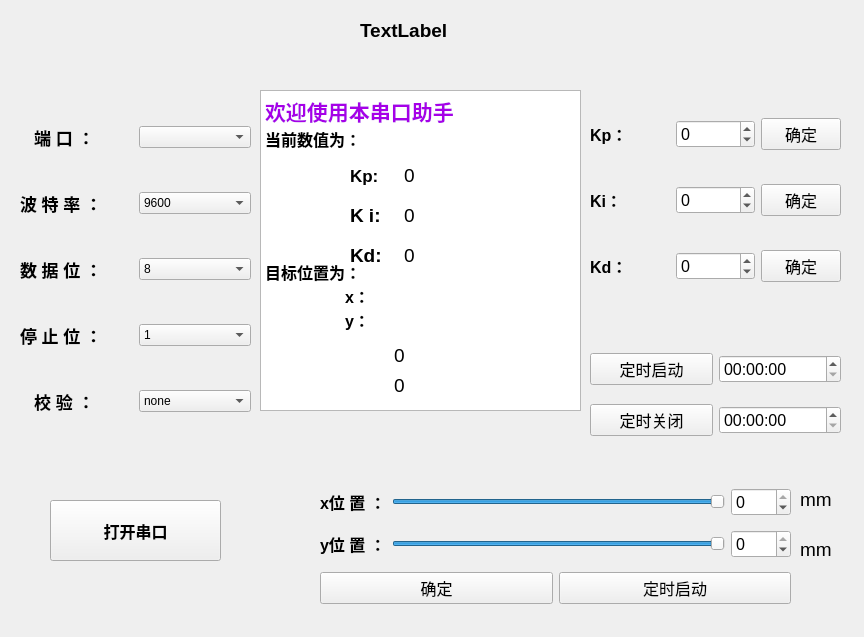
<?xml version="1.0" encoding="UTF-8"?>
<ui version="4.0">
 <class>Widget</class>
 <widget class="QWidget" name="Widget">
  <property name="geometry">
   <rect>
    <x>0</x>
    <y>0</y>
    <width>864</width>
    <height>637</height>
   </rect>
  </property>
  <property name="minimumSize">
   <size>
    <width>864</width>
    <height>637</height>
   </size>
  </property>
  <property name="maximumSize">
   <size>
    <width>864</width>
    <height>637</height>
   </size>
  </property>
  <property name="windowTitle">
   <string>Widget</string>
  </property>
  <widget class="QLabel" name="label">
   <property name="geometry">
    <rect>
     <x>360</x>
     <y>10</y>
     <width>141</width>
     <height>41</height>
    </rect>
   </property>
   <property name="font">
    <font>
     <pointsize>14</pointsize>
     <bold>true</bold>
    </font>
   </property>
   <property name="text">
    <string>TextLabel</string>
   </property>
  </widget>
  <widget class="QPushButton" name="pushButton">
   <property name="geometry">
    <rect>
     <x>50</x>
     <y>500</y>
     <width>171</width>
     <height>61</height>
    </rect>
   </property>
   <property name="font">
    <font>
     <pointsize>12</pointsize>
     <bold>true</bold>
    </font>
   </property>
   <property name="text">
    <string>打开串口</string>
   </property>
  </widget>
  <widget class="QWidget" name="layoutWidget">
   <property name="geometry">
    <rect>
     <x>20</x>
     <y>90</y>
     <width>231</width>
     <height>361</height>
    </rect>
   </property>
   <layout class="QVBoxLayout" name="verticalLayout">
    <item>
     <layout class="QHBoxLayout" name="horizontalLayout">
      <item>
       <widget class="QLabel" name="label_2">
        <property name="font">
         <font>
          <pointsize>13</pointsize>
          <bold>true</bold>
         </font>
        </property>
        <property name="text">
         <string>   端 口 ：</string>
        </property>
       </widget>
      </item>
      <item>
       <widget class="QComboBox" name="comboBox"/>
      </item>
     </layout>
    </item>
    <item>
     <layout class="QHBoxLayout" name="horizontalLayout_2">
      <item>
       <widget class="QLabel" name="label_3">
        <property name="font">
         <font>
          <pointsize>13</pointsize>
          <bold>true</bold>
         </font>
        </property>
        <property name="text">
         <string>波 特 率 ：</string>
        </property>
       </widget>
      </item>
      <item>
       <widget class="QComboBox" name="comboBox_2">
        <item>
         <property name="text">
          <string>9600</string>
         </property>
        </item>
        <item>
         <property name="text">
          <string>4800</string>
         </property>
        </item>
        <item>
         <property name="text">
          <string>2400</string>
         </property>
        </item>
        <item>
         <property name="text">
          <string>1200</string>
         </property>
        </item>
        <item>
         <property name="text">
          <string>19200</string>
         </property>
        </item>
        <item>
         <property name="text">
          <string>38400</string>
         </property>
        </item>
        <item>
         <property name="text">
          <string>57600</string>
         </property>
        </item>
        <item>
         <property name="text">
          <string>115200</string>
         </property>
        </item>
       </widget>
      </item>
     </layout>
    </item>
    <item>
     <layout class="QHBoxLayout" name="horizontalLayout_3">
      <item>
       <widget class="QLabel" name="label_4">
        <property name="font">
         <font>
          <pointsize>13</pointsize>
          <bold>true</bold>
         </font>
        </property>
        <property name="text">
         <string>数 据 位 ：</string>
        </property>
       </widget>
      </item>
      <item>
       <widget class="QComboBox" name="comboBox_3">
        <item>
         <property name="text">
          <string>8</string>
         </property>
        </item>
        <item>
         <property name="text">
          <string>7</string>
         </property>
        </item>
        <item>
         <property name="text">
          <string>6</string>
         </property>
        </item>
        <item>
         <property name="text">
          <string>5</string>
         </property>
        </item>
       </widget>
      </item>
     </layout>
    </item>
    <item>
     <layout class="QHBoxLayout" name="horizontalLayout_4">
      <item>
       <widget class="QLabel" name="label_5">
        <property name="font">
         <font>
          <pointsize>13</pointsize>
          <bold>true</bold>
         </font>
        </property>
        <property name="text">
         <string>停 止 位 ：</string>
        </property>
       </widget>
      </item>
      <item>
       <widget class="QComboBox" name="comboBox_4">
        <item>
         <property name="text">
          <string>1</string>
         </property>
        </item>
        <item>
         <property name="text">
          <string>2</string>
         </property>
        </item>
       </widget>
      </item>
     </layout>
    </item>
    <item>
     <layout class="QHBoxLayout" name="horizontalLayout_5">
      <item>
       <widget class="QLabel" name="label_6">
        <property name="font">
         <font>
          <pointsize>13</pointsize>
          <bold>true</bold>
         </font>
        </property>
        <property name="text">
         <string>   校 验 ：</string>
        </property>
       </widget>
      </item>
      <item>
       <widget class="QComboBox" name="comboBox_5">
        <item>
         <property name="text">
          <string>none</string>
         </property>
        </item>
        <item>
         <property name="text">
          <string>even</string>
         </property>
        </item>
        <item>
         <property name="text">
          <string>odd</string>
         </property>
        </item>
       </widget>
      </item>
     </layout>
    </item>
   </layout>
  </widget>
  <widget class="QWidget" name="layoutWidget">
   <property name="geometry">
    <rect>
     <x>590</x>
     <y>90</y>
     <width>251</width>
     <height>221</height>
    </rect>
   </property>
   <layout class="QVBoxLayout" name="verticalLayout_2">
    <item>
     <layout class="QHBoxLayout" name="horizontalLayout_7">
      <item>
       <widget class="QLabel" name="label_8">
        <property name="font">
         <font>
          <pointsize>12</pointsize>
          <bold>true</bold>
         </font>
        </property>
        <property name="text">
         <string>Kp：</string>
        </property>
       </widget>
      </item>
      <item>
       <widget class="QSpinBox" name="spinBox">
        <property name="font">
         <font>
          <pointsize>12</pointsize>
         </font>
        </property>
        <property name="minimum">
         <number>-1000</number>
        </property>
        <property name="maximum">
         <number>1000</number>
        </property>
        <property name="singleStep">
         <number>1</number>
        </property>
       </widget>
      </item>
      <item>
       <widget class="QPushButton" name="pushButton_kp">
        <property name="font">
         <font>
          <pointsize>12</pointsize>
         </font>
        </property>
        <property name="text">
         <string>确定</string>
        </property>
       </widget>
      </item>
     </layout>
    </item>
    <item>
     <layout class="QHBoxLayout" name="horizontalLayout_8">
      <item>
       <widget class="QLabel" name="label_9">
        <property name="font">
         <font>
          <pointsize>12</pointsize>
          <bold>true</bold>
         </font>
        </property>
        <property name="text">
         <string>Ki：</string>
        </property>
       </widget>
      </item>
      <item>
       <widget class="QSpinBox" name="spinBox_2">
        <property name="font">
         <font>
          <pointsize>12</pointsize>
         </font>
        </property>
        <property name="minimum">
         <number>-1000</number>
        </property>
        <property name="maximum">
         <number>1000</number>
        </property>
        <property name="singleStep">
         <number>1</number>
        </property>
       </widget>
      </item>
      <item>
       <widget class="QPushButton" name="pushButton_ki">
        <property name="font">
         <font>
          <pointsize>12</pointsize>
         </font>
        </property>
        <property name="text">
         <string>确定</string>
        </property>
       </widget>
      </item>
     </layout>
    </item>
    <item>
     <layout class="QHBoxLayout" name="horizontalLayout_9">
      <item>
       <widget class="QLabel" name="label_10">
        <property name="font">
         <font>
          <pointsize>12</pointsize>
          <bold>true</bold>
         </font>
        </property>
        <property name="text">
         <string>Kd：</string>
        </property>
       </widget>
      </item>
      <item>
       <widget class="QSpinBox" name="spinBox_3">
        <property name="font">
         <font>
          <pointsize>12</pointsize>
         </font>
        </property>
        <property name="minimum">
         <number>-1000</number>
        </property>
        <property name="maximum">
         <number>1000</number>
        </property>
        <property name="singleStep">
         <number>1</number>
        </property>
       </widget>
      </item>
      <item>
       <widget class="QPushButton" name="pushButton_kd">
        <property name="font">
         <font>
          <pointsize>12</pointsize>
         </font>
        </property>
        <property name="text">
         <string>确定</string>
        </property>
       </widget>
      </item>
     </layout>
    </item>
   </layout>
  </widget>
  <widget class="QWidget" name="layoutWidget">
   <property name="geometry">
    <rect>
     <x>320</x>
     <y>480</y>
     <width>471</width>
     <height>134</height>
    </rect>
   </property>
   <layout class="QVBoxLayout" name="verticalLayout_3">
    <item>
     <layout class="QHBoxLayout" name="horizontalLayout_6">
      <item>
       <widget class="QLabel" name="label_11">
        <property name="font">
         <font>
          <pointsize>12</pointsize>
          <bold>true</bold>
         </font>
        </property>
        <property name="text">
         <string>x位 置 ：</string>
        </property>
       </widget>
      </item>
      <item>
       <widget class="QSlider" name="horizontalSlider">
        <property name="font">
         <font>
          <bold>false</bold>
         </font>
        </property>
        <property name="minimum">
         <number>-130</number>
        </property>
        <property name="maximum">
         <number>0</number>
        </property>
        <property name="tracking">
         <bool>true</bool>
        </property>
        <property name="orientation">
         <enum>Qt::Horizontal</enum>
        </property>
        <property name="invertedAppearance">
         <bool>false</bool>
        </property>
        <property name="invertedControls">
         <bool>false</bool>
        </property>
       </widget>
      </item>
      <item>
       <widget class="QSpinBox" name="spinBox_4">
        <property name="font">
         <font>
          <pointsize>12</pointsize>
         </font>
        </property>
        <property name="minimum">
         <number>-130</number>
        </property>
        <property name="maximum">
         <number>0</number>
        </property>
        <property name="singleStep">
         <number>1</number>
        </property>
       </widget>
      </item>
     </layout>
    </item>
    <item>
     <layout class="QHBoxLayout" name="horizontalLayout_13">
      <item>
       <widget class="QLabel" name="label_15">
        <property name="font">
         <font>
          <pointsize>12</pointsize>
          <bold>true</bold>
         </font>
        </property>
        <property name="text">
         <string>y位 置 ：</string>
        </property>
       </widget>
      </item>
      <item>
       <widget class="QSlider" name="horizontalSlider_2">
        <property name="font">
         <font>
          <bold>false</bold>
         </font>
        </property>
        <property name="minimum">
         <number>-130</number>
        </property>
        <property name="maximum">
         <number>0</number>
        </property>
        <property name="tracking">
         <bool>true</bool>
        </property>
        <property name="orientation">
         <enum>Qt::Horizontal</enum>
        </property>
        <property name="invertedAppearance">
         <bool>false</bool>
        </property>
        <property name="invertedControls">
         <bool>false</bool>
        </property>
       </widget>
      </item>
      <item>
       <widget class="QSpinBox" name="spinBox_5">
        <property name="font">
         <font>
          <pointsize>12</pointsize>
         </font>
        </property>
        <property name="minimum">
         <number>-130</number>
        </property>
        <property name="maximum">
         <number>0</number>
        </property>
        <property name="singleStep">
         <number>1</number>
        </property>
       </widget>
      </item>
     </layout>
    </item>
    <item>
     <layout class="QHBoxLayout" name="horizontalLayout_10">
      <item>
       <widget class="QPushButton" name="pushButton_2">
        <property name="font">
         <font>
          <pointsize>12</pointsize>
         </font>
        </property>
        <property name="text">
         <string>确定</string>
        </property>
       </widget>
      </item>
      <item>
       <widget class="QPushButton" name="pushButton_3">
        <property name="font">
         <font>
          <pointsize>12</pointsize>
         </font>
        </property>
        <property name="text">
         <string>定时启动</string>
        </property>
       </widget>
      </item>
     </layout>
    </item>
   </layout>
  </widget>
  <widget class="QTextEdit" name="textEdit">
   <property name="geometry">
    <rect>
     <x>260</x>
     <y>90</y>
     <width>321</width>
     <height>321</height>
    </rect>
   </property>
   <property name="html">
    <string>&lt;!DOCTYPE HTML PUBLIC &quot;-//W3C//DTD HTML 4.0//EN&quot; &quot;http://www.w3.org/TR/REC-html40/strict.dtd&quot;&gt;
&lt;html&gt;&lt;head&gt;&lt;meta name=&quot;qrichtext&quot; content=&quot;1&quot; /&gt;&lt;meta charset=&quot;utf-8&quot; /&gt;&lt;style type=&quot;text/css&quot;&gt;
p, li { white-space: pre-wrap; }
hr { height: 1px; border-width: 0; }
li.unchecked::marker { content: &quot;\2610&quot;; }
li.checked::marker { content: &quot;\2612&quot;; }
&lt;/style&gt;&lt;/head&gt;&lt;body style=&quot; font-family:'Microsoft YaHei UI'; font-size:9pt; font-weight:400; font-style:normal;&quot;&gt;
&lt;p style=&quot; margin-top:0px; margin-bottom:0px; margin-left:0px; margin-right:0px; -qt-block-indent:0; text-indent:0px;&quot;&gt;&lt;span style=&quot; font-size:16pt; font-weight:700; color:#a600e8;&quot;&gt;欢迎使用本串口助手&lt;/span&gt;&lt;/p&gt;
&lt;p style=&quot; margin-top:0px; margin-bottom:0px; margin-left:0px; margin-right:0px; -qt-block-indent:0; text-indent:0px;&quot;&gt;&lt;span style=&quot; font-size:12pt; font-weight:700;&quot;&gt;当前数值为：&lt;/span&gt;&lt;/p&gt;
&lt;p style=&quot; margin-top:0px; margin-bottom:0px; margin-left:0px; margin-right:0px; -qt-block-indent:0; text-indent:0px;&quot;&gt;&lt;span style=&quot; font-size:12pt; font-weight:700;&quot;&gt;	      &lt;/span&gt;&lt;/p&gt;
&lt;p style=&quot;-qt-paragraph-type:empty; margin-top:0px; margin-bottom:0px; margin-left:0px; margin-right:0px; -qt-block-indent:0; text-indent:0px; font-size:12pt; font-weight:700;&quot;&gt;&lt;br /&gt;&lt;/p&gt;
&lt;p style=&quot; margin-top:0px; margin-bottom:0px; margin-left:0px; margin-right:0px; -qt-block-indent:0; text-indent:0px;&quot;&gt;&lt;span style=&quot; font-size:12pt; font-weight:700;&quot;&gt;	     &lt;/span&gt;&lt;/p&gt;
&lt;p style=&quot;-qt-paragraph-type:empty; margin-top:0px; margin-bottom:0px; margin-left:0px; margin-right:0px; -qt-block-indent:0; text-indent:0px; font-size:12pt; font-weight:700;&quot;&gt;&lt;br /&gt;&lt;/p&gt;
&lt;p style=&quot;-qt-paragraph-type:empty; margin-top:0px; margin-bottom:0px; margin-left:0px; margin-right:0px; -qt-block-indent:0; text-indent:0px;&quot;&gt;&lt;br /&gt;&lt;/p&gt;
&lt;p style=&quot; margin-top:0px; margin-bottom:0px; margin-left:0px; margin-right:0px; -qt-block-indent:0; text-indent:0px;&quot;&gt;&lt;span style=&quot; font-size:12pt; font-weight:700;&quot;&gt;	      &lt;/span&gt;&lt;/p&gt;
&lt;p style=&quot; margin-top:0px; margin-bottom:0px; margin-left:0px; margin-right:0px; -qt-block-indent:0; text-indent:0px;&quot;&gt;&lt;span style=&quot; font-size:12pt; font-weight:700;&quot;&gt;目标位置为：&lt;/span&gt;&lt;/p&gt;
&lt;p style=&quot; margin-top:0px; margin-bottom:0px; margin-left:0px; margin-right:0px; -qt-block-indent:0; text-indent:0px;&quot;&gt;&lt;span style=&quot; font-size:12pt; font-weight:700;&quot;&gt;	x：&lt;/span&gt;&lt;/p&gt;
&lt;p style=&quot; margin-top:0px; margin-bottom:0px; margin-left:0px; margin-right:0px; -qt-block-indent:0; text-indent:0px;&quot;&gt;&lt;span style=&quot; font-size:12pt; font-weight:700;&quot;&gt;	y：&lt;/span&gt;&lt;/p&gt;&lt;/body&gt;&lt;/html&gt;</string>
   </property>
  </widget>
  <widget class="QWidget" name="layoutWidget">
   <property name="geometry">
    <rect>
     <x>590</x>
     <y>340</y>
     <width>251</width>
     <height>111</height>
    </rect>
   </property>
   <layout class="QVBoxLayout" name="verticalLayout_4">
    <item>
     <layout class="QHBoxLayout" name="horizontalLayout_12">
      <item>
       <widget class="QPushButton" name="pushButton_kd_2">
        <property name="font">
         <font>
          <pointsize>12</pointsize>
         </font>
        </property>
        <property name="text">
         <string>定时启动</string>
        </property>
       </widget>
      </item>
      <item>
       <widget class="QTimeEdit" name="timeEdit">
        <property name="font">
         <font>
          <pointsize>12</pointsize>
         </font>
        </property>
       </widget>
      </item>
     </layout>
    </item>
    <item>
     <layout class="QHBoxLayout" name="horizontalLayout_11">
      <item>
       <widget class="QPushButton" name="pushButton_kd_3">
        <property name="font">
         <font>
          <pointsize>12</pointsize>
         </font>
        </property>
        <property name="text">
         <string>定时关闭</string>
        </property>
       </widget>
      </item>
      <item>
       <widget class="QTimeEdit" name="timeEdit_2">
        <property name="font">
         <font>
          <pointsize>12</pointsize>
         </font>
        </property>
       </widget>
      </item>
     </layout>
    </item>
   </layout>
  </widget>
  <widget class="QTextEdit" name="textEdit_kp">
   <property name="enabled">
    <bool>true</bool>
   </property>
   <property name="geometry">
    <rect>
     <x>400</x>
     <y>160</y>
     <width>95</width>
     <height>40</height>
    </rect>
   </property>
   <property name="font">
    <font>
     <pointsize>14</pointsize>
     <bold>true</bold>
    </font>
   </property>
   <property name="frameShape">
    <enum>QFrame::NoFrame</enum>
   </property>
   <property name="html">
    <string>&lt;!DOCTYPE HTML PUBLIC &quot;-//W3C//DTD HTML 4.0//EN&quot; &quot;http://www.w3.org/TR/REC-html40/strict.dtd&quot;&gt;
&lt;html&gt;&lt;head&gt;&lt;meta name=&quot;qrichtext&quot; content=&quot;1&quot; /&gt;&lt;meta charset=&quot;utf-8&quot; /&gt;&lt;style type=&quot;text/css&quot;&gt;
p, li { white-space: pre-wrap; }
hr { height: 1px; border-width: 0; }
li.unchecked::marker { content: &quot;\2610&quot;; }
li.checked::marker { content: &quot;\2612&quot;; }
&lt;/style&gt;&lt;/head&gt;&lt;body style=&quot; font-family:'Microsoft YaHei UI'; font-size:14pt; font-weight:700; font-style:normal;&quot;&gt;
&lt;p style=&quot; margin-top:0px; margin-bottom:0px; margin-left:0px; margin-right:0px; -qt-block-indent:0; text-indent:0px;&quot;&gt;&lt;span style=&quot; font-weight:400;&quot;&gt;0&lt;/span&gt;&lt;/p&gt;&lt;/body&gt;&lt;/html&gt;</string>
   </property>
  </widget>
  <widget class="QLabel" name="label_7">
   <property name="geometry">
    <rect>
     <x>350</x>
     <y>160</y>
     <width>41</width>
     <height>31</height>
    </rect>
   </property>
   <property name="font">
    <font>
     <pointsize>13</pointsize>
     <bold>true</bold>
    </font>
   </property>
   <property name="text">
    <string>Kp:</string>
   </property>
  </widget>
  <widget class="QLabel" name="label_12">
   <property name="geometry">
    <rect>
     <x>350</x>
     <y>200</y>
     <width>41</width>
     <height>31</height>
    </rect>
   </property>
   <property name="font">
    <font>
     <pointsize>14</pointsize>
     <bold>true</bold>
    </font>
   </property>
   <property name="text">
    <string>K i:</string>
   </property>
  </widget>
  <widget class="QLabel" name="label_13">
   <property name="geometry">
    <rect>
     <x>350</x>
     <y>240</y>
     <width>41</width>
     <height>31</height>
    </rect>
   </property>
   <property name="font">
    <font>
     <pointsize>14</pointsize>
     <bold>true</bold>
    </font>
   </property>
   <property name="text">
    <string>Kd:</string>
   </property>
  </widget>
  <widget class="QTextEdit" name="textEdit_ki">
   <property name="enabled">
    <bool>true</bool>
   </property>
   <property name="geometry">
    <rect>
     <x>400</x>
     <y>200</y>
     <width>95</width>
     <height>40</height>
    </rect>
   </property>
   <property name="font">
    <font>
     <pointsize>14</pointsize>
     <bold>true</bold>
    </font>
   </property>
   <property name="frameShape">
    <enum>QFrame::NoFrame</enum>
   </property>
   <property name="html">
    <string>&lt;!DOCTYPE HTML PUBLIC &quot;-//W3C//DTD HTML 4.0//EN&quot; &quot;http://www.w3.org/TR/REC-html40/strict.dtd&quot;&gt;
&lt;html&gt;&lt;head&gt;&lt;meta name=&quot;qrichtext&quot; content=&quot;1&quot; /&gt;&lt;meta charset=&quot;utf-8&quot; /&gt;&lt;style type=&quot;text/css&quot;&gt;
p, li { white-space: pre-wrap; }
hr { height: 1px; border-width: 0; }
li.unchecked::marker { content: &quot;\2610&quot;; }
li.checked::marker { content: &quot;\2612&quot;; }
&lt;/style&gt;&lt;/head&gt;&lt;body style=&quot; font-family:'Microsoft YaHei UI'; font-size:14pt; font-weight:700; font-style:normal;&quot;&gt;
&lt;p style=&quot; margin-top:0px; margin-bottom:0px; margin-left:0px; margin-right:0px; -qt-block-indent:0; text-indent:0px;&quot;&gt;&lt;span style=&quot; font-weight:400;&quot;&gt;0&lt;/span&gt;&lt;/p&gt;&lt;/body&gt;&lt;/html&gt;</string>
   </property>
  </widget>
  <widget class="QTextEdit" name="textEdit_kd">
   <property name="enabled">
    <bool>true</bool>
   </property>
   <property name="geometry">
    <rect>
     <x>400</x>
     <y>240</y>
     <width>95</width>
     <height>40</height>
    </rect>
   </property>
   <property name="font">
    <font>
     <pointsize>14</pointsize>
     <bold>true</bold>
    </font>
   </property>
   <property name="frameShape">
    <enum>QFrame::NoFrame</enum>
   </property>
   <property name="html">
    <string>&lt;!DOCTYPE HTML PUBLIC &quot;-//W3C//DTD HTML 4.0//EN&quot; &quot;http://www.w3.org/TR/REC-html40/strict.dtd&quot;&gt;
&lt;html&gt;&lt;head&gt;&lt;meta name=&quot;qrichtext&quot; content=&quot;1&quot; /&gt;&lt;meta charset=&quot;utf-8&quot; /&gt;&lt;style type=&quot;text/css&quot;&gt;
p, li { white-space: pre-wrap; }
hr { height: 1px; border-width: 0; }
li.unchecked::marker { content: &quot;\2610&quot;; }
li.checked::marker { content: &quot;\2612&quot;; }
&lt;/style&gt;&lt;/head&gt;&lt;body style=&quot; font-family:'Microsoft YaHei UI'; font-size:14pt; font-weight:700; font-style:normal;&quot;&gt;
&lt;p style=&quot; margin-top:0px; margin-bottom:0px; margin-left:0px; margin-right:0px; -qt-block-indent:0; text-indent:0px;&quot;&gt;&lt;span style=&quot; font-weight:400;&quot;&gt;0&lt;/span&gt;&lt;/p&gt;&lt;/body&gt;&lt;/html&gt;</string>
   </property>
  </widget>
  <widget class="QTextEdit" name="textEdit_D">
   <property name="enabled">
    <bool>true</bool>
   </property>
   <property name="geometry">
    <rect>
     <x>390</x>
     <y>340</y>
     <width>95</width>
     <height>40</height>
    </rect>
   </property>
   <property name="font">
    <font>
     <pointsize>14</pointsize>
     <bold>true</bold>
    </font>
   </property>
   <property name="frameShape">
    <enum>QFrame::NoFrame</enum>
   </property>
   <property name="html">
    <string>&lt;!DOCTYPE HTML PUBLIC &quot;-//W3C//DTD HTML 4.0//EN&quot; &quot;http://www.w3.org/TR/REC-html40/strict.dtd&quot;&gt;
&lt;html&gt;&lt;head&gt;&lt;meta name=&quot;qrichtext&quot; content=&quot;1&quot; /&gt;&lt;meta charset=&quot;utf-8&quot; /&gt;&lt;style type=&quot;text/css&quot;&gt;
p, li { white-space: pre-wrap; }
hr { height: 1px; border-width: 0; }
li.unchecked::marker { content: &quot;\2610&quot;; }
li.checked::marker { content: &quot;\2612&quot;; }
&lt;/style&gt;&lt;/head&gt;&lt;body style=&quot; font-family:'Microsoft YaHei UI'; font-size:14pt; font-weight:700; font-style:normal;&quot;&gt;
&lt;p style=&quot; margin-top:0px; margin-bottom:0px; margin-left:0px; margin-right:0px; -qt-block-indent:0; text-indent:0px;&quot;&gt;&lt;span style=&quot; font-weight:400;&quot;&gt;0&lt;/span&gt;&lt;/p&gt;&lt;/body&gt;&lt;/html&gt;</string>
   </property>
  </widget>
  <widget class="QLabel" name="label_14">
   <property name="geometry">
    <rect>
     <x>800</x>
     <y>490</y>
     <width>69</width>
     <height>19</height>
    </rect>
   </property>
   <property name="font">
    <font>
     <pointsize>14</pointsize>
    </font>
   </property>
   <property name="text">
    <string>mm</string>
   </property>
  </widget>
  <widget class="QTextEdit" name="textEdit_D_2">
   <property name="enabled">
    <bool>true</bool>
   </property>
   <property name="geometry">
    <rect>
     <x>390</x>
     <y>370</y>
     <width>95</width>
     <height>40</height>
    </rect>
   </property>
   <property name="font">
    <font>
     <pointsize>14</pointsize>
     <bold>true</bold>
    </font>
   </property>
   <property name="frameShape">
    <enum>QFrame::NoFrame</enum>
   </property>
   <property name="html">
    <string>&lt;!DOCTYPE HTML PUBLIC &quot;-//W3C//DTD HTML 4.0//EN&quot; &quot;http://www.w3.org/TR/REC-html40/strict.dtd&quot;&gt;
&lt;html&gt;&lt;head&gt;&lt;meta name=&quot;qrichtext&quot; content=&quot;1&quot; /&gt;&lt;meta charset=&quot;utf-8&quot; /&gt;&lt;style type=&quot;text/css&quot;&gt;
p, li { white-space: pre-wrap; }
hr { height: 1px; border-width: 0; }
li.unchecked::marker { content: &quot;\2610&quot;; }
li.checked::marker { content: &quot;\2612&quot;; }
&lt;/style&gt;&lt;/head&gt;&lt;body style=&quot; font-family:'Microsoft YaHei UI'; font-size:14pt; font-weight:700; font-style:normal;&quot;&gt;
&lt;p style=&quot; margin-top:0px; margin-bottom:0px; margin-left:0px; margin-right:0px; -qt-block-indent:0; text-indent:0px;&quot;&gt;&lt;span style=&quot; font-weight:400;&quot;&gt;0&lt;/span&gt;&lt;/p&gt;&lt;/body&gt;&lt;/html&gt;</string>
   </property>
  </widget>
  <widget class="QLabel" name="label_16">
   <property name="geometry">
    <rect>
     <x>800</x>
     <y>540</y>
     <width>69</width>
     <height>19</height>
    </rect>
   </property>
   <property name="font">
    <font>
     <pointsize>14</pointsize>
    </font>
   </property>
   <property name="text">
    <string>mm</string>
   </property>
  </widget>
  <zorder>textEdit</zorder>
  <zorder>label</zorder>
  <zorder>pushButton</zorder>
  <zorder>layoutWidget</zorder>
  <zorder>layoutWidget</zorder>
  <zorder>layoutWidget</zorder>
  <zorder>layoutWidget</zorder>
  <zorder>textEdit_kp</zorder>
  <zorder>label_7</zorder>
  <zorder>label_12</zorder>
  <zorder>label_13</zorder>
  <zorder>textEdit_ki</zorder>
  <zorder>textEdit_kd</zorder>
  <zorder>textEdit_D</zorder>
  <zorder>label_14</zorder>
  <zorder>textEdit_D_2</zorder>
  <zorder>label_16</zorder>
 </widget>
 <resources/>
 <connections/>
</ui>
